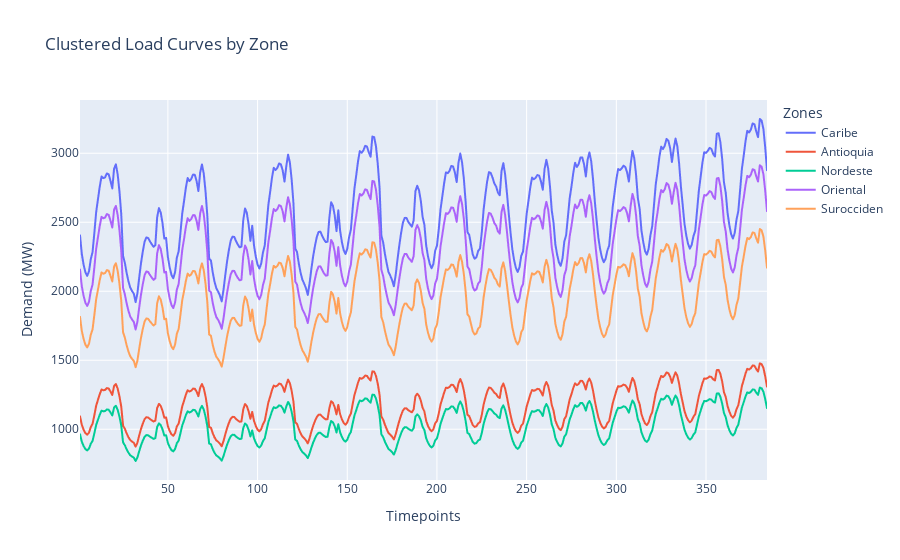

Notebook code cell kept with this figure:
### Code cell
sc.loads.plot_multiple_line(
    loads,'timepoints', 'timepoints', 'zone_demand_mw',
    'LOAD_ZONE', 'Clustered Load Curves by Zone', {'LOAD_ZONE':'Zones',
                                                   'zone_demand_mw':'Demand (MW)',
                                                   'timepoints':'Timepoints'})

### Figure 1 — Plotly figure (JSON) as saved in the notebook; plotly's stock layout.template omitted (floating-point values rounded to 4 significant figures; data arrays with more than 128 entries replaced by an {"elided": "..."} marker saying what was removed)
{"data": [{"hovertemplate": "Zones=Caribe<br>Timepoints=%{x}<br>Demand (MW)=%{y}<extra></extra>", "legendgroup": "Caribe", "line": {"color": "#636efa", "dash": "solid"}, "marker": {"symbol": "circle"}, "mode": "lines", "name": "Caribe", "showlegend": true, "type": "scattergl", "x": {"elided": "384 int values"}, "xaxis": "x", "y": {"elided": "384 float values"}, "yaxis": "y"}, {"hovertemplate": "Zones=Antioquia<br>Timepoints=%{x}<br>Demand (MW)=%{y}<extra></extra>", "legendgroup": "Antioquia", "line": {"color": "#EF553B", "dash": "solid"}, "marker": {"symbol": "circle"}, "mode": "lines", "name": "Antioquia", "showlegend": true, "type": "scattergl", "x": {"elided": "384 int values"}, "xaxis": "x", "y": {"elided": "384 float values"}, "yaxis": "y"}, {"hovertemplate": "Zones=Nordeste<br>Timepoints=%{x}<br>Demand (MW)=%{y}<extra></extra>", "legendgroup": "Nordeste", "line": {"color": "#00cc96", "dash": "solid"}, "marker": {"symbol": "circle"}, "mode": "lines", "name": "Nordeste", "showlegend": true, "type": "scattergl", "x": {"elided": "384 int values"}, "xaxis": "x", "y": {"elided": "384 float values"}, "yaxis": "y"}, {"hovertemplate": "Zones=Oriental<br>Timepoints=%{x}<br>Demand (MW)=%{y}<extra></extra>", "legendgroup": "Oriental", "line": {"color": "#ab63fa", "dash": "solid"}, "marker": {"symbol": "circle"}, "mode": "lines", "name": "Oriental", "showlegend": true, "type": "scattergl", "x": {"elided": "384 int values"}, "xaxis": "x", "y": {"elided": "384 float values"}, "yaxis": "y"}, {"hovertemplate": "Zones=Surocciden<br>Timepoints=%{x}<br>Demand (MW)=%{y}<extra></extra>", "legendgroup": "Surocciden", "line": {"color": "#FFA15A", "dash": "solid"}, "marker": {"symbol": "circle"}, "mode": "lines", "name": "Surocciden", "showlegend": true, "type": "scattergl", "x": {"elided": "384 int values"}, "xaxis": "x", "y": {"elided": "384 float values"}, "yaxis": "y"}], "layout": {"legend": {"title": {"text": "Zones"}, "tracegroupgap": 0}, "title": {"text": "Clustered Load Curves by Zone"}, "xaxis": {"anchor": "y", "domain": [0, 1], "title": {"text": "Timepoints"}}, "yaxis": {"anchor": "x", "domain": [0, 1], "title": {"text": "Demand (MW)"}}}}
